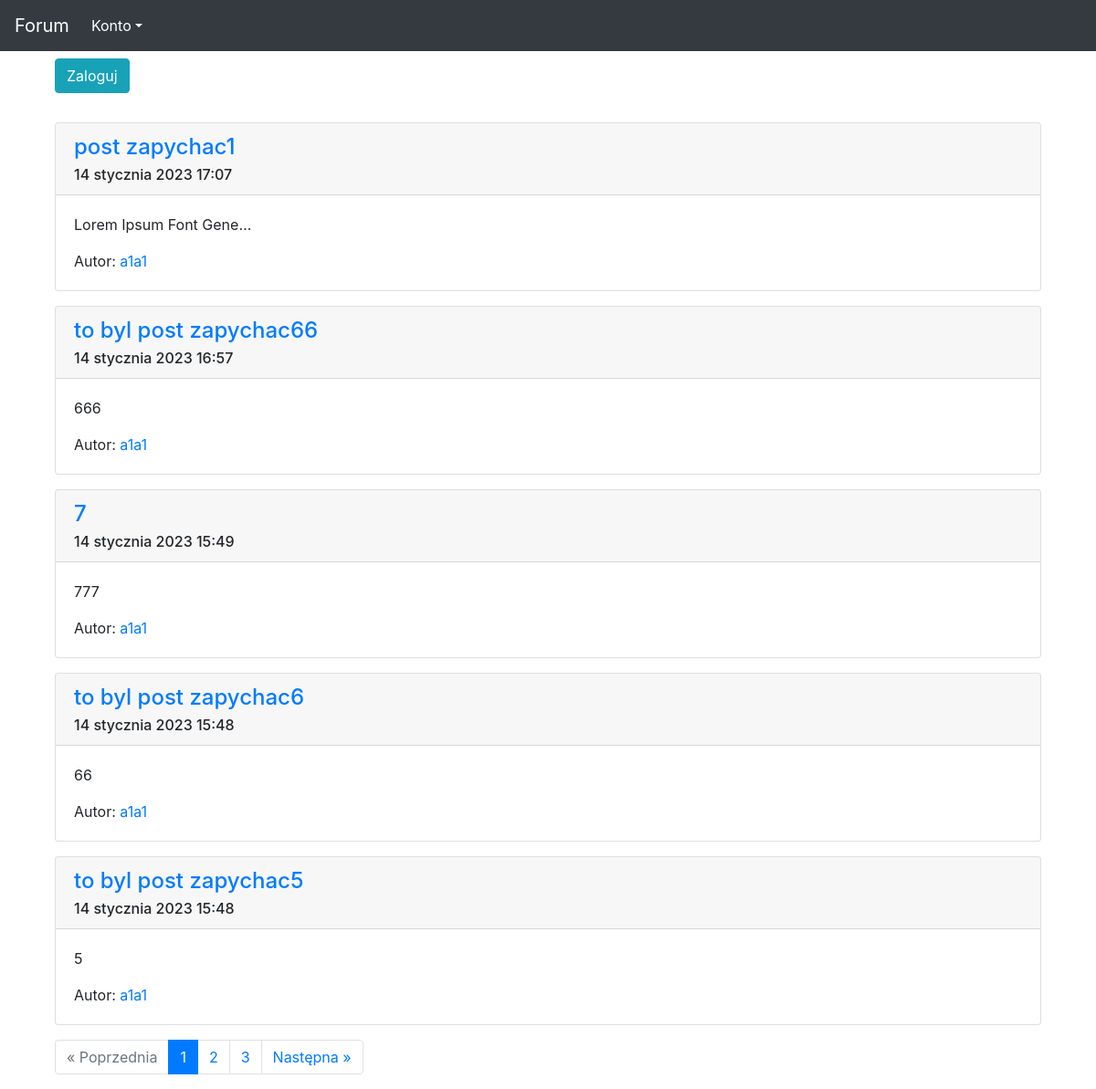
The app's page /, older data.
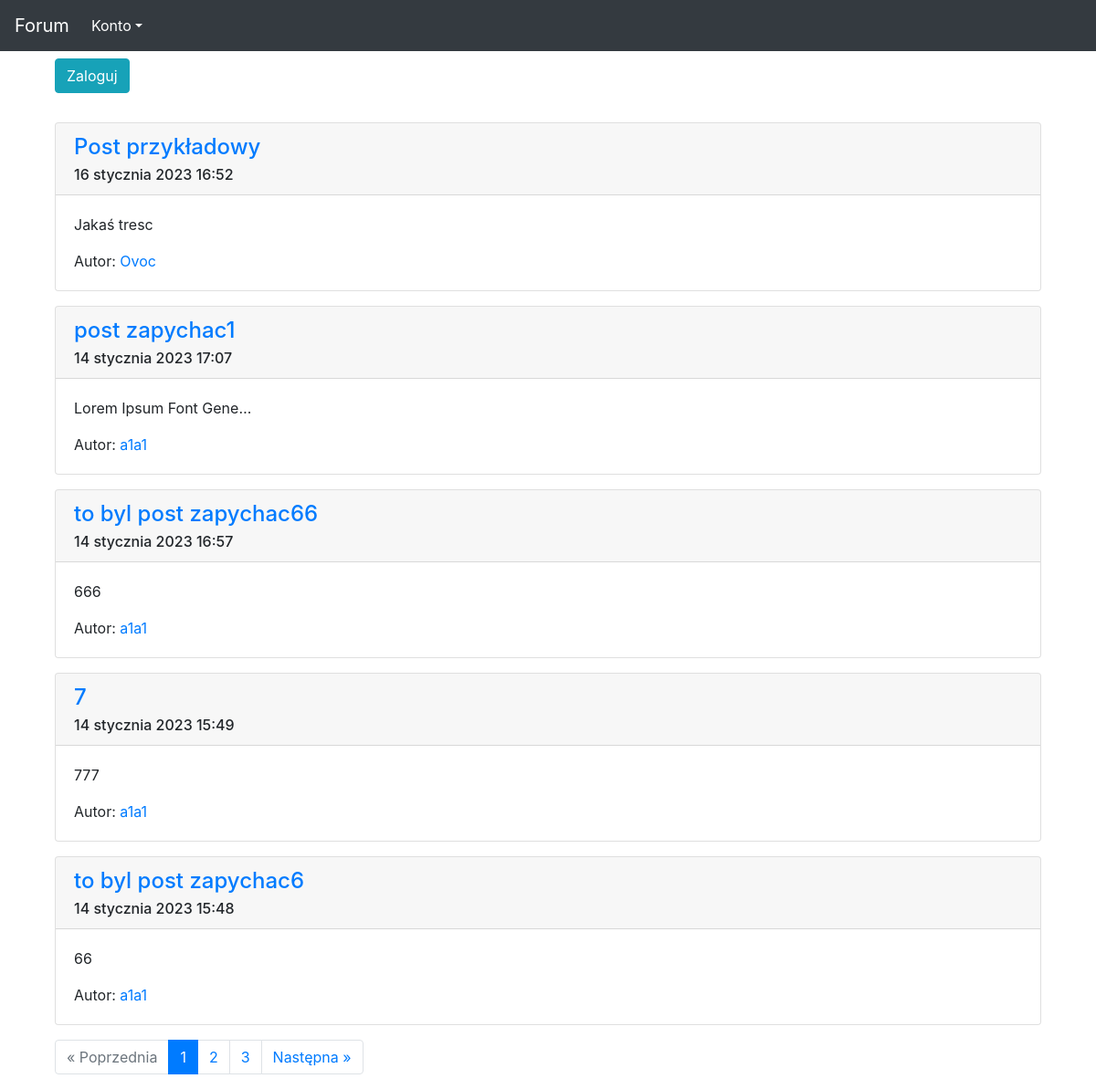
The same page, newer data.
### forum/models.py (models this page shows, shortened)
class Post(models.Model):
    author = models.ForeignKey(User, on_delete=models.CASCADE)
    title = models.CharField(max_length=100)
    description = models.TextField()
    published_date = models.DateTimeField(default=timezone.now)
    updated = models.DateTimeField(blank=True, null=True)
    views = models.IntegerField(default=0)

### forum/views.py (the view)
# urls.py: path('', views.posts_list, name='index'),
def posts_list(request):
    posts = Post.objects.filter(published_date__lte=timezone.now()).order_by('-published_date')
    paginator = Paginator(posts, 5)
    page = request.GET.get('page')
    posts = paginator.get_page(page)
    return render(request, 'forum/index.html', {'posts': posts})

### forum/templates/forum/index.html
{% extends 'szablon.html' %}
{% block tresc %}
    <div class="container d-inline-block w-80">
        {% if user.is_authenticated %}
            <p><a href="{% url 'forum:new_post' %}" class="btn btn-info" role="button">Nowy post</a></p>
        {% else %}
            <p><a href="{% url 'users:loguj' %}" class="btn btn-info" role="button">Zaloguj</a></p>
        {% endif %}
    </div>
    <div class="container w-80">
    {% for post in posts %}
        <div class="card w-100 mt-3" style="float: left;">
            <div class="card-header">
                <h4 class="card-title"><a href="{% url 'forum:post' pk=post.pk %}">{{ post.title }}</a></h4>
                <h6 class="card-subtitle">{{ post.published_date }}</h6>
            </div>
            <div class="card-body">
                <p class="card-text">{{ post.description|linebreaksbr|truncatechars:30 }}</p>
                Autor: <a href="{% url 'users:index' pk=post.author.id %}">{{ post.author }}</a>
            </div>
        </div>
    {% endfor %}
    </div>
    <div class="container d-inline-block w-80 justify-content-center">
      {% if posts.has_other_pages %}
        <ul class="pagination mt-3">
          {% if posts.has_previous %}
            <li class="page-item"><a class="page-link" href="?page={{ posts.previous_page_number }}">&laquo; Poprzednia</a></li>
          {% else %}
            <li class="disabled page-item"><span class="page-link">&laquo; Poprzednia</span></li>
          {% endif %}
          {% for i in posts.paginator.page_range %}
            {% if posts.number == i %}
              <li class="active page-item"><span class="page-link">{{ i }} <span class="sr-only">(obecna)</span></span></li>
            {% else %}
              <li class="page-item"><a class="page-link" href="?page={{ i }}">{{ i }}</a></li>
            {% endif %}
          {% endfor %}
          {% if posts.has_next %}
            <li class="page-item"><a class="page-link" href="?page={{ posts.next_page_number }}">Następna &raquo;</a></li>
          {% else %}
            <li class="disabled page-item"><span class="page-link">Następna &raquo;</span></li>
          {% endif %}
        </ul>
      {% endif %}
    </div>
{% endblock tresc %}

### templates/szablon.html (shortened to what this page needs)
<!DOCTYPE html>
<html lang="pl">
<head>
    <link rel="stylesheet" href="https://stackpath.bootstrapcdn.com/bootstrap/4.1.3/css/bootstrap.min.css">
</head>
<body>
    <nav class="navbar navbar-expand-sm bg-dark">
        <a class="navbar-brand text-white" href="{% url 'forum:index' %}">Forum</a>
        <div class="collapse navbar-collapse" id="collapsibleNavbar">
            <ul class="navbar-nav">
                <li class="nav-item dropdown">
                    <a href="#" class="nav-link dropdown-toggle text-white" data-toggle="dropdown" role="button">Konto</a>
                </li>
            </ul>
        </div>
    </nav>
    <div class="container">
        <div class="row">
            <div class="col">
{% block tresc %}
{% endblock tresc %}
            </div>
        </div>
    </div>
</body>
</html>

Row changes from the older to the newer data that the page shows:
no longer on this page (row unchanged): Post: title "to byl post zapychac5", published_date "14 stycznia 2023 15:48", description "5", author "a1a1"
added Post: title "Post przykładowy", published_date "16 stycznia 2023 16:52", description "Jakaś tresc", author "Ovoc"
